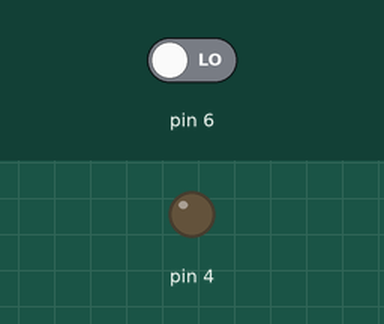
A sketch run on a simulated Arduino Uno, built with avr-gcc and run on an emulated ATmega328P. Shown: output pins drawn as LEDs (lit = HIGH). The test bench sets the inputs (shaded band); at power-on: pin 6 LOW.

Above: at 1.2 s.
1.3 s: pin 6 driven HIGH
At 2.5 s:
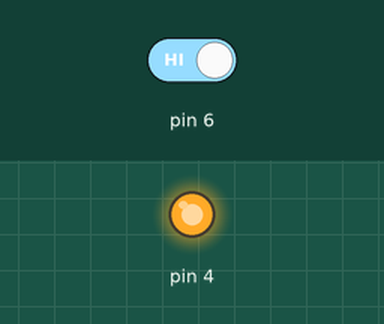
2.8 s: pin 6 driven LOW
At 3.7 s:
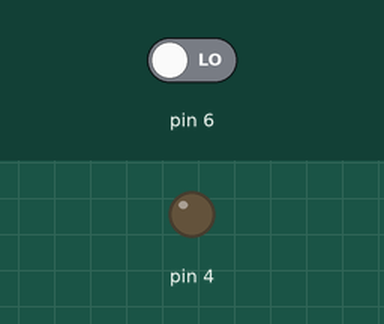
Timing chart, 0 to 5.8 s (numbered marks = the images above; inputs shaded):
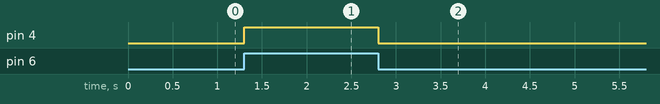

Measured:
- after the input at 1.3 s, pin 4: LOW → HIGH at once
- after the input at 2.8 s, pin 4: HIGH → LOW at once

The sketch:

2_Button.ino
```cpp
void setup(){
  pinMode(4, OUTPUT);
  pinMode(6, INPUT);
}


void loop(){
  if((digitalRead(6)) == HIGH){
    digitalWrite(4, HIGH);
  }
  else{
    digitalWrite(4, LOW);
  }
}
```
